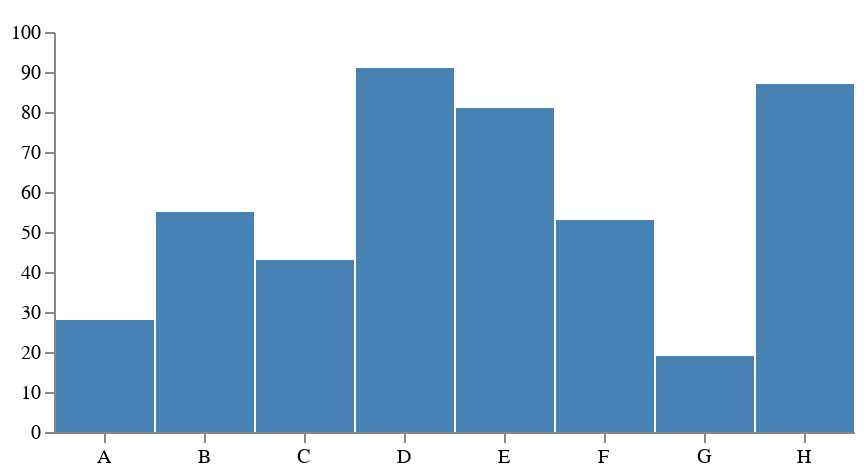

The specification (Vega-Lite) saved for this image:
### Vega specification from a JSON file in a GitHub repository (floating-point values rounded to 4 significant figures)
{"$schema": "https://vega.github.io/schema/vega/v5.21.0.json", "width": 400, "height": 200, "padding": 5, "data": [{"name": "table", "values": [{"category": "A", "amount": 28}, {"category": "B", "amount": 55}, {"category": "C", "amount": 43}, {"category": "D", "amount": 91}, {"category": "E", "amount": 81}, {"category": "F", "amount": 53}, {"category": "G", "amount": 19}, {"category": "H", "amount": 87}]}], "signals": [{"name": "tooltip", "value": {}, "on": [{"events": "rect:mouseover", "update": "datum"}, {"events": "rect:mouseout", "update": "{}"}]}], "scales": [{"name": "xscale", "type": "band", "domain": {"data": "table", "field": "category"}, "range": "width"}, {"name": "yscale", "domain": {"data": "table", "field": "amount"}, "nice": true, "range": "height"}], "axes": [{"orient": "bottom", "scale": "xscale"}, {"orient": "left", "scale": "yscale"}], "marks": [{"type": "rect", "from": {"data": "table"}, "encode": {"enter": {"x": {"scale": "xscale", "field": "category", "offset": 1}, "width": {"scale": "xscale", "band": 1, "offset": -1}, "y": {"scale": "yscale", "field": "amount"}, "y2": {"scale": "yscale", "value": 0}}, "update": {"fill": {"value": "steelblue"}}, "hover": {"fill": {"value": "red"}}}}, {"type": "text", "encode": {"enter": {"align": {"value": "center"}, "baseline": {"value": "bottom"}, "fill": {"value": "#333"}}, "update": {"x": {"scale": "xscale", "signal": "tooltip.category", "band": 0.5}, "y": {"scale": "yscale", "signal": "tooltip.amount", "offset": -2}, "text": {"signal": "tooltip.amount"}, "fillOpacity": [{"test": "datum === tooltip", "value": 0}, {"value": 1}]}}}]}
